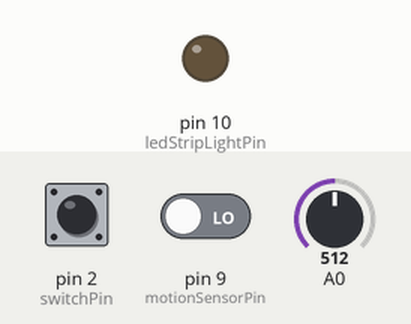
Bench run of a sketch on a simulated Arduino Uno, built with avr-gcc and run on an emulated ATmega328P. Parts: output pins drawn as LEDs (lit = HIGH). Inputs (shaded band) come from the test bench; at power-on: pin 2 (switchPin) LOW, pin 9 (motionSensorPin) LOW, A0 = 512.

Above: at 1.2 s.
1.3 s: pin 2 (switchPin) pulled HIGH for 0.15 s
At 2.06 s:
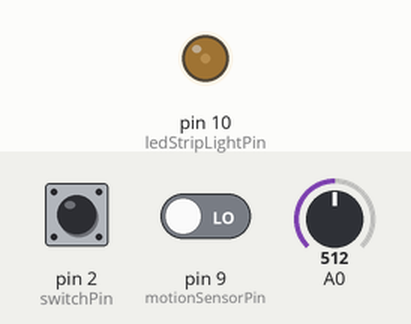
At 5.6 s:
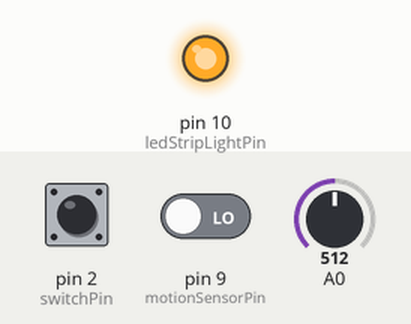
6.6 s: pin 2 (switchPin) pulled HIGH for 1 s
At 8.01 s:
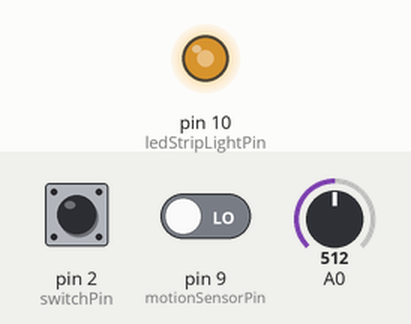
9.6 s: pin 2 (switchPin) pulled HIGH for 3.2 s
Timing chart, 0 to 16.2 s (numbered marks = the images above; inputs shaded):
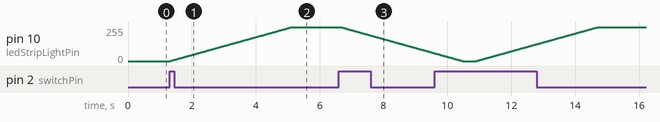

Measured:
- after the input at 1.3 s, pin 10 (ledStripLightPin): moves from 0/255 to 255/255 over 3.8 s, starting at once
- after the input at 6.6 s, pin 10 (ledStripLightPin): moves from 255/255 to 59/255 over 2.9 s, starting after 0.06 s

The sketch:

sketch_under_cabinet_led.ino
```cpp
const int switchPin = 2;
const int ledStripLightPin = 10;
const int motionSensorPin = 9;

int switchState = 0;
int ledStripState = LOW;
int lightSensorValue;
int motionState = LOW;
int i;

unsigned long lastMovementTime;

const unsigned long maxInterval = (5 * 60 * 1000UL);//5min in millis
const int minLightLevel = 460;//adjust this in the kitchen for accurate light level

void setup()
{
  pinMode(ledStripLightPin, OUTPUT);
  pinMode(switchPin, INPUT);
  pinMode(motionSensorPin, INPUT);
//  Serial.begin(9600);
}

void loop()
{
  updateMotionStateValue();
  updateLightSensorValue();

//  debug();

  dealWithAnyMotion();
  dealWithNoMotion();

  dealWithButtonIfPressed();

  delay(100);
}

void dealWithButtonIfPressed()
{
  switchState = digitalRead(switchPin);
  if (switchState == HIGH)
  {
    Serial.println("Button Pressed");
    if (ledStripState == HIGH)
    {
      turnOffLights();
      delay(300);
    }
    else
    {
      turnOnLights();
      delay(300);
    }
  }
}

void dealWithNoMotion()
{
  if (motionState == LOW)
  {
    if (ledStripState == HIGH)
    {
      unsigned long now = millis();
      if ((now - lastMovementTime) > maxInterval)
      {
        turnOffLights();
      }
    }
  }
}

void dealWithAnyMotion()
{
  if (motionState == HIGH)
  {
    if (ledStripState == HIGH)
    {
      resetTimer();
    }
    else
    {
      if (lightSensorValue < minLightLevel)
      {
        turnOnLights();
      }
    }
  }
}

void turnOnLights()
{
  ledStripState = HIGH;
  for (i = 0; i <= 255; i++)
  {
    analogWrite(ledStripLightPin, i);
    delay(15);
  }
//  digitalWrite(ledStripLightPin, ledStripState);
  resetTimer();
}

void turnOffLights()
{
  ledStripState = LOW;
  for (i = 255; i >= 0; i--)
  {
    analogWrite(ledStripLightPin, i);
    delay(15);
  }
//  digitalWrite(ledStripLightPin, ledStripState);
}

void resetTimer()
{
  lastMovementTime = millis();
}

void updateMotionStateValue()
{
  motionState = digitalRead(motionSensorPin);
}

void updateLightSensorValue()
{
  lightSensorValue = analogRead(A0);
}

void debug()
{
  Serial.print("Motion state: ");
  Serial.print(motionState);
  Serial.print(" Light Sensor Value: ");
  Serial.print(lightSensorValue);
  Serial.print(" Led light state ");
  Serial.println(ledStripState);
}
```
